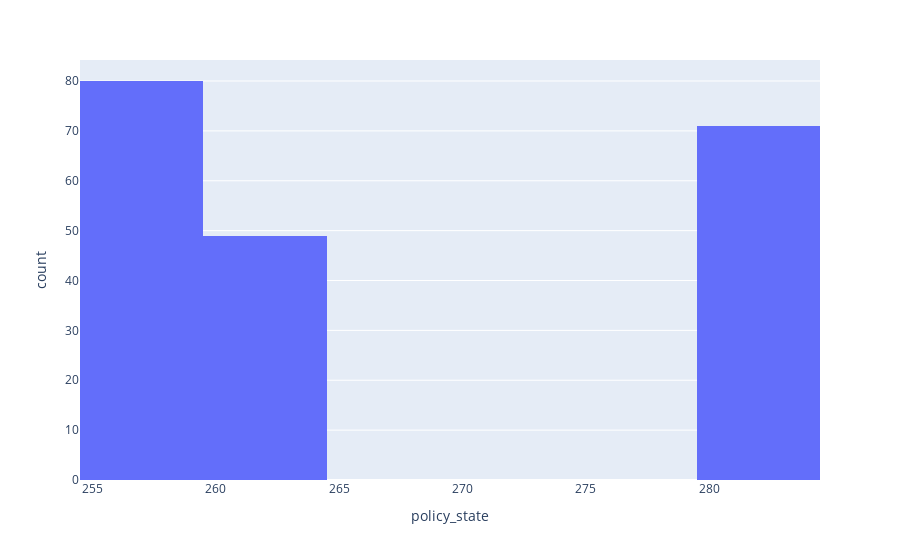

Notebook code cell kept with this figure:
### Code cell
fig = px.histogram(test_code, x="policy_state")
fig.show()

### Figure 1 — Plotly figure (JSON) as saved in the notebook; plotly's stock layout.template omitted (floating-point values rounded to 4 significant figures; data arrays with more than 128 entries replaced by an {"elided": "..."} marker saying what was removed)
{"data": [{"alignmentgroup": "True", "bingroup": "x", "hovertemplate": "policy_state=%{x}<br>count=%{y}<extra></extra>", "legendgroup": "", "marker": {"color": "#636efa"}, "name": "", "offsetgroup": "", "orientation": "v", "showlegend": false, "type": "histogram", "x": {"elided": "200 int values"}, "xaxis": "x", "yaxis": "y"}], "layout": {"barmode": "relative", "legend": {"tracegroupgap": 0}, "margin": {"t": 60}, "xaxis": {"anchor": "y", "domain": [0, 1], "title": {"text": "policy_state"}}, "yaxis": {"anchor": "x", "domain": [0, 1], "title": {"text": "count"}}}}
